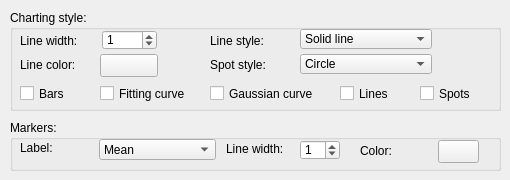
     <widget class="QWidget" name="TabStyle">
      <attribute name="title">
       <string>Style</string>
      </attribute>
      <widget class="QGroupBox" name="groupBox12">
       <property name="geometry">
        <rect>
         <x>10</x>
         <y>10</y>
         <width>491</width>
         <height>101</height>
        </rect>
       </property>
       <property name="title">
        <string>Charting style:</string>
       </property>
       <widget class="QLabel" name="textLabelLineStyle">
        <property name="geometry">
         <rect>
          <x>200</x>
          <y>20</y>
          <width>81</width>
          <height>21</height>
         </rect>
        </property>
        <property name="text">
         <string>Line style:</string>
        </property>
        <property name="wordWrap">
         <bool>false</bool>
        </property>
       </widget>
       <widget class="QLabel" name="textLabelLineColor">
        <property name="geometry">
         <rect>
          <x>10</x>
          <y>44</y>
          <width>65</width>
          <height>21</height>
         </rect>
        </property>
        <property name="text">
         <string>Line color:</string>
        </property>
        <property name="wordWrap">
         <bool>false</bool>
        </property>
       </widget>
       <widget class="QCheckBox" name="checkBoxBellCurve">
        <property name="geometry">
         <rect>
          <x>200</x>
          <y>74</y>
          <width>117</width>
          <height>19</height>
         </rect>
        </property>
        <property name="toolTip">
         <string>Plot Gaussian / bell-curve shape (Applies to Histogram charts only)</string>
        </property>
        <property name="text">
         <string>Gaussian curve</string>
        </property>
       </widget>
       <widget class="QLabel" name="textLabelLineWidth">
        <property name="geometry">
         <rect>
          <x>10</x>
          <y>20</y>
          <width>65</width>
          <height>21</height>
         </rect>
        </property>
        <property name="text">
         <string>Line width:</string>
        </property>
        <property name="wordWrap">
         <bool>false</bool>
        </property>
       </widget>
       <widget class="GColorPushButton" name="pushButtonLineColor">
        <property name="geometry">
         <rect>
          <x>90</x>
          <y>44</y>
          <width>58</width>
          <height>23</height>
         </rect>
        </property>
        <property name="toolTip">
         <string>Set charting color</string>
        </property>
        <property name="text">
         <string/>
        </property>
        <property name="autoDefault">
         <bool>false</bool>
        </property>
       </widget>
       <widget class="QLabel" name="textLabelSpotStyle">
        <property name="geometry">
         <rect>
          <x>200</x>
          <y>44</y>
          <width>81</width>
          <height>21</height>
         </rect>
        </property>
        <property name="text">
         <string>Spot style:</string>
        </property>
        <property name="wordWrap">
         <bool>false</bool>
        </property>
       </widget>
       <widget class="QCheckBox" name="checkBoxLines">
        <property name="geometry">
         <rect>
          <x>330</x>
          <y>74</y>
          <width>64</width>
          <height>19</height>
         </rect>
        </property>
        <property name="toolTip">
         <string>Connect data points / bins</string>
        </property>
        <property name="text">
         <string>Lines</string>
        </property>
       </widget>
       <widget class="QComboBox" name="comboBoxLineSpotStyle">
        <property name="geometry">
         <rect>
          <x>290</x>
          <y>44</y>
          <width>132</width>
          <height>20</height>
         </rect>
        </property>
        <property name="toolTip">
         <string>Set spot style</string>
        </property>
        <item>
         <property name="text">
          <string>Circle</string>
         </property>
        </item>
        <item>
         <property name="text">
          <string>Rectangle</string>
         </property>
        </item>
        <item>
         <property name="text">
          <string>Diamond</string>
         </property>
        </item>
        <item>
         <property name="text">
          <string>Cross</string>
         </property>
        </item>
        <item>
         <property name="text">
          <string>XCross</string>
         </property>
        </item>
        <item>
         <property name="text">
          <string>Up-Triangle</string>
         </property>
        </item>
        <item>
         <property name="text">
          <string>Down-Triangle</string>
         </property>
        </item>
        <item>
         <property name="text">
          <string>Left-Triangle</string>
         </property>
        </item>
        <item>
         <property name="text">
          <string>Right-Triangle</string>
         </property>
        </item>
       </widget>
       <widget class="QComboBox" name="comboBoxLineStyle">
        <property name="geometry">
         <rect>
          <x>290</x>
          <y>19</y>
          <width>132</width>
          <height>20</height>
         </rect>
        </property>
        <property name="toolTip">
         <string>Set line style</string>
        </property>
        <item>
         <property name="text">
          <string>Solid line</string>
         </property>
        </item>
        <item>
         <property name="text">
          <string>Dash line</string>
         </property>
        </item>
        <item>
         <property name="text">
          <string>Dot line</string>
         </property>
        </item>
        <item>
         <property name="text">
          <string>Dash - Dot line</string>
         </property>
        </item>
        <item>
         <property name="text">
          <string>Dash - Dot - Dot</string>
         </property>
        </item>
       </widget>
       <widget class="QCheckBox" name="checkBoxspots">
        <property name="geometry">
         <rect>
          <x>410</x>
          <y>74</y>
          <width>74</width>
          <height>19</height>
         </rect>
        </property>
        <property name="toolTip">
         <string>Outline Data points with a bullet</string>
        </property>
        <property name="text">
         <string>Spots</string>
        </property>
       </widget>
       <widget class="QSpinBox" name="spinBoxLineWidth">
        <property name="geometry">
         <rect>
          <x>92</x>
          <y>20</y>
          <width>55</width>
          <height>20</height>
         </rect>
        </property>
        <property name="toolTip">
         <string>Set charting line width...or 0 to hide it!</string>
        </property>
        <property name="minimum">
         <number>0</number>
        </property>
        <property name="maximum">
         <number>20</number>
        </property>
        <property name="value">
         <number>1</number>
        </property>
       </widget>
       <widget class="QCheckBox" name="checkBoxfittingCurve">
        <property name="geometry">
         <rect>
          <x>90</x>
          <y>74</y>
          <width>105</width>
          <height>19</height>
         </rect>
        </property>
        <property name="toolTip">
         <string>Connect points with smooth fitting curve</string>
        </property>
        <property name="text">
         <string>Fitting curve</string>
        </property>
       </widget>
       <widget class="QCheckBox" name="checkBoxBars">
        <property name="geometry">
         <rect>
          <x>10</x>
          <y>74</y>
          <width>56</width>
          <height>19</height>
         </rect>
        </property>
        <property name="toolTip">
         <string>Plot plain bars (histograms only)</string>
        </property>
        <property name="text">
         <string>Bars</string>
        </property>
       </widget>
      </widget>
      <widget class="QGroupBox" name="groupBox13">
       <property name="geometry">
        <rect>
         <x>10</x>
         <y>120</y>
         <width>491</width>
         <height>51</height>
        </rect>
       </property>
       <property name="title">
        <string>Markers:</string>
       </property>
       <widget class="QSpinBox" name="spinBoxMarkerWidth">
        <property name="geometry">
         <rect>
          <x>290</x>
          <y>20</y>
          <width>40</width>
          <height>20</height>
         </rect>
        </property>
        <property name="toolTip">
         <string>Marker line width (or 0 to hide it)</string>
        </property>
        <property name="minimum">
         <number>0</number>
        </property>
        <property name="maximum">
         <number>20</number>
        </property>
        <property name="value">
         <number>1</number>
        </property>
       </widget>
       <widget class="QLabel" name="textLabelMarkerColor">
        <property name="geometry">
         <rect>
          <x>350</x>
          <y>20</y>
          <width>60</width>
          <height>21</height>
         </rect>
        </property>
        <property name="text">
         <string>Color:</string>
        </property>
        <property name="wordWrap">
         <bool>false</bool>
        </property>
       </widget>
       <widget class="GColorPushButton" name="pushButtonMarkerColor">
        <property name="geometry">
         <rect>
          <x>428</x>
          <y>20</y>
          <width>41</width>
          <height>23</height>
         </rect>
        </property>
        <property name="toolTip">
         <string>Set Marker color</string>
        </property>
        <property name="text">
         <string/>
        </property>
       </widget>
       <widget class="QComboBox" name="comboBoxMarker">
        <property name="geometry">
         <rect>
          <x>89</x>
          <y>19</y>
          <width>117</width>
          <height>21</height>
         </rect>
        </property>
        <property name="toolTip">
         <string>Select marker to customize</string>
        </property>
        <item>
         <property name="text">
          <string>Mean</string>
         </property>
        </item>
        <item>
         <property name="text">
          <string>Limits</string>
         </property>
        </item>
        <item>
         <property name="text">
          <string>Minimum</string>
         </property>
        </item>
        <item>
         <property name="text">
          <string>Maximum</string>
         </property>
        </item>
        <item>
         <property name="text">
          <string>Median</string>
         </property>
        </item>
        <item>
         <property name="text">
          <string>Lot ID</string>
         </property>
        </item>
        <item>
         <property name="text">
          <string>Sub-Lot / Wafer ID</string>
         </property>
        </item>
        <item>
         <property name="text">
          <string>Group name</string>
         </property>
        </item>
        <item>
         <property name="text">
          <string>+/- 1 Sigma</string>
         </property>
        </item>
        <item>
         <property name="text">
          <string>+/- 1.5 Sigma</string>
         </property>
        </item>
        <item>
         <property name="text">
          <string>+/- 3 Sigma</string>
         </property>
        </item>
        <item>
         <property name="text">
          <string>+/- 6 Sigma</string>
         </property>
        </item>
       </widget>
       <widget class="QLabel" name="textLabelMarkerWidth">
        <property name="geometry">
         <rect>
          <x>216</x>
          <y>21</y>
          <width>60</width>
          <height>16</height>
         </rect>
        </property>
        <property name="text">
         <string>Line width:</string>
        </property>
        <property name="wordWrap">
         <bool>false</bool>
        </property>
       </widget>
       <widget class="QLabel" name="textLabelMarkerType">
        <property name="geometry">
         <rect>
          <x>10</x>
          <y>20</y>
          <width>73</width>
          <height>16</height>
         </rect>
        </property>
        <property name="text">
         <string>Label:</string>
        </property>
        <property name="wordWrap">
         <bool>false</bool>
        </property>
       </widget>
      </widget>
     </widget>
